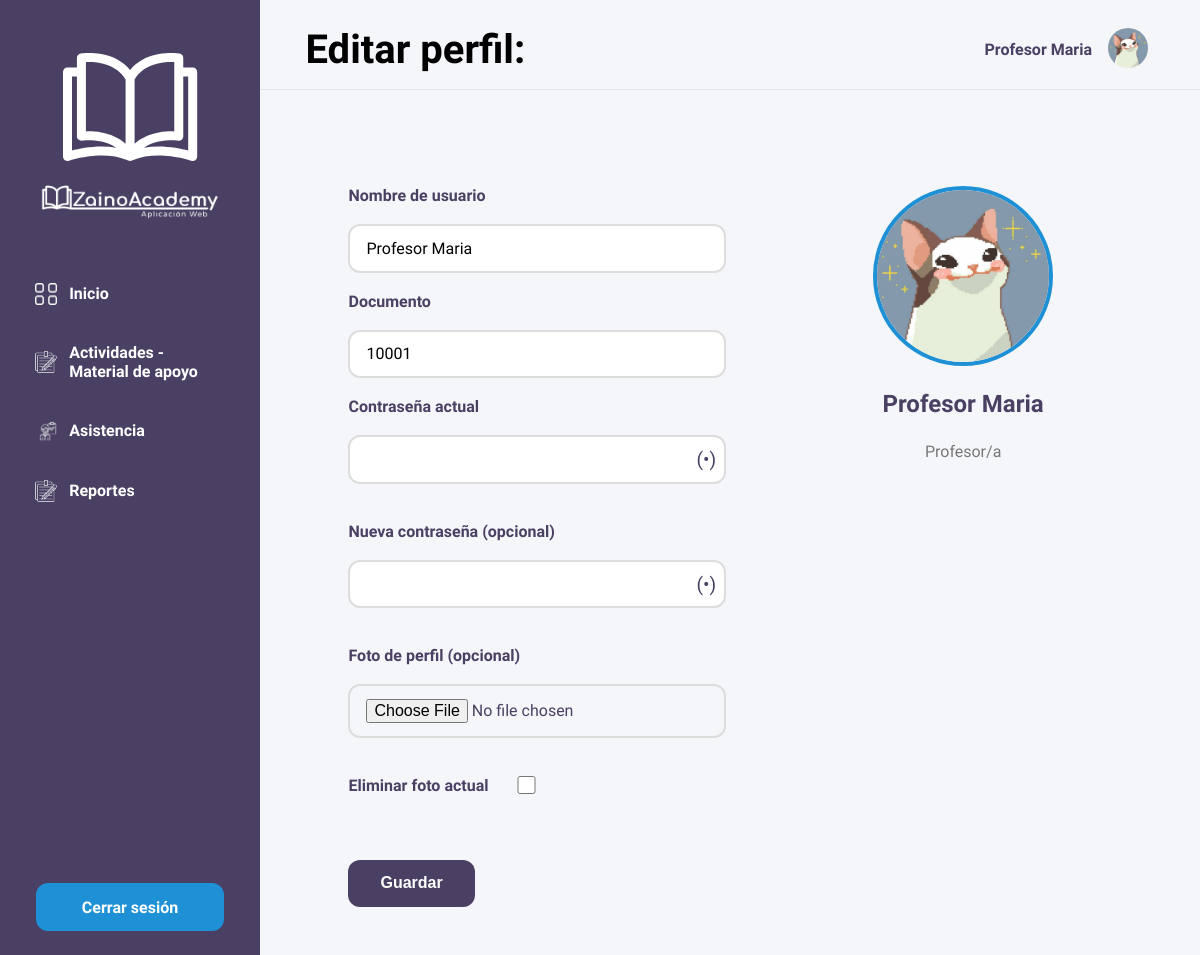
Screenshot of /profesores/editar_perfil/ (signed in) with the database file from the repository.
### zainoAcademy_app/models.py (models this page shows, shortened)
class Usuario(models.Model):
    Us_id = models.AutoField(primary_key=True)
    Us_nombre = models.CharField(max_length=30)
    Us_contraseña = models.CharField(max_length=30)
    fecha_registro = models.DateField(auto_now_add=True)
    documento = models.CharField(max_length=30)
    GENERO_CHOICES = [
        ('masculino', 'Masculino'),
        ('femenino', 'Femenino'),
        ('otro', 'Otro'),
        ('prefiero_no_decir', 'Prefiero no decir'),
    ]
    genero = models.CharField(
        max_length=30,
        choices=GENERO_CHOICES,
        blank=False
    )
    correo = models.EmailField(unique=True, null=True, blank=True)
    foto_perfil_usuario = models.ImageField(upload_to='fotos_perfil/', null=True, blank=True)
    TipoUsuario = models.ForeignKey(TipoUsuario, on_delete=models.CASCADE)
    class Meta:
        db_table = 'usuario'

### zainoAcademy_app/views.py (the view, shortened to what this page needs)
# urls.py: path('profesores/editar_perfil/', views.editar_perfil_profesores, name='editar_perfil_profesores'),
def editar_perfil_profesores(request):
    usuario = get_usuario_from_session(request)
    profesor = Profesores.objects.get(Us=usuario)
    return render(request, 'profesores/editar_perfil_profesores.html', {
        'usuario': usuario,
        'profesor': profesor
    })

### zainoAcademy_app/context_processors.py (called while the page is built)
def usuario_context(request):
    usuario = None
    try:
        usuario = get_usuario_from_session(request)
    except:
        pass
    return {"usuario": usuario}

### zainoAcademy_app/views.py (called while the page is built)
def get_usuario_from_session(request):
    usuario_id = request.session.get('usuario_id')
    if usuario_id:
        try:
            return Usuario.objects.get(Us_id=usuario_id)
        except Usuario.DoesNotExist:
            return None
    return None

### zainoAcademy_app/templates/profesores/editar_perfil_profesores.html (shortened to what this page needs)
{% extends "profesores/base.html" %}
{% load static %}
{% block extra_css %}
<link rel="stylesheet" href="{% static 'css/profesores/editar_perfil_profesores.css' %}">
{% endblock %}
{% block page_title %}Editar perfil:{% endblock %}
{% block mockUp %}
<section class="edit-profile">
    <div class="profile-form">
        <div class="left-column">
        <form method="POST" enctype="multipart/form-data">
            <label for="username">Nombre de usuario</label><br><br>
            <input type="text" id="username" name="username" value="{{ usuario.Us_nombre }}" required><br><br>
            <label for="documento">Documento</label><br><br>
            <input type="text" id="documento" name="documento" value="{{ usuario.documento }}" required><br><br>
            <label for="current_password">Contraseña actual</label><br><br>
            <div class="password-wrapper">
                <input type="password" id="current_password" name="current_password" required>
                <span class="toggle-password" onclick="togglePassword('current_password')">(•)</span>
            </div><br><br>
            <label for="new_password">Nueva contraseña (opcional)</label><br><br>
            <div class="password-wrapper">
                <input type="password" id="new_password" name="new_password">
                <span class="toggle-password" onclick="togglePassword('new_password')">(•)</span>
            </div><br><br>
            <label for="foto_perfil_usuario">Foto de perfil (opcional)</label><br><br>
            <input type="file" id="foto_perfil_usuario" name="foto_perfil_usuario" accept="image/*"><br><br><br>
            <div class="info-text">
            {% if usuario.foto_perfil_usuario %}
                <label for="eliminar_foto">Eliminar foto actual</label>
                <input type="checkbox" id="eliminar_foto" name="eliminar_foto" value="true">
            {% endif %}
            </div>
            <button type="submit" class="save-btn">Guardar</button>
        </form>
        </div>
        <div class="right-column">
        <div class="profile-pic">
            {% if usuario.foto_perfil_usuario %}
                <img src="{{ usuario.foto_perfil_usuario.url }}" alt="Foto de perfil">
            {% else %}
                <img src="{% static 'images/acudientes/perfil.png' %}" alt="Foto de perfil">
            {% endif %}
        </div>
            <p class="profile-name">{{ usuario.Us_nombre }}</p>
            <p class="profile-role">Profesor/a</p>
        </div>
    </div>
</section>
{% endblock %}

### zainoAcademy_app/templates/profesores/base.html (shortened to what this page needs)
<!DOCTYPE html>
{% load static %}
<html lang="es">
<head>
    <link rel="stylesheet" href="{% static 'css/profesores/dashboard_profesores.css' %}">
    {% block extra_css %}{% endblock %}
</head>
<body class="dashboard-page">
    <aside class="sidebar">
        <div class="logo">
            <a href="{% url 'dashboard_profesores' %}">
            <img src="{% static 'images/acudientes/Favicon.png' %}" alt="Logo Libro"/>
            <img src="{% static 'images/acudientes/LogoNormal-removebg-preview.png' %}" alt="Logo Zaino Academy" />
            </a>
        </div>
        <nav>
            <ul class="nav-list">
                <li><a href="{% url 'dashboard_profesores' %}" class="nav-item {% if request.resolver_match.url_name == 'dashboard_profesores' %}active{% endif %}">
                    <img src="{% static 'images/profesores/inicio.png' %}" class="nav-icon" alt="Inicio">
                    Inicio
                </a></li>
                <li><a href="{% url 'actividad_profesores_consultar' %}" class="nav-item ">
                    <img src="{% static 'images/profesores/actividades.png' %}" class="nav-icon" alt="Actividades">
                    Actividades - Material de apoyo
                </a></li>
                <li><a href="{% url 'asistencia_profesores_cursos' %}" class="nav-item ">
                    <img src="{% static 'images/profesores/asistencia.png' %}" class="nav-icon" alt="Asistencia">
                    Asistencia
                </a></li>
                <li><a href="{% url 'reportes_profesores' %}" class="nav-item {% if request.resolver_match.url_name in 'reportes_profesores, reportes_profesores_descargar' %}active{% endif %}">
                    <img src="{% static 'images/profesores/reportes.png' %}" class="nav-icon" alt="Reportes">
                    Reportes
                </a></li>
            </ul>
        </nav>
        <div class="logout-container">
            <form method="POST" action="{% url 'login' %}">
                <button type="button" class="logout-btn" onclick="openModal()">Cerrar sesión</button>
            </form>
        </div>
    </aside>
    <main class="main-content">
        <header class="page-header">
            <div class="header-container">
                <h1 class="page-title">{% block page_title %}{% endblock %}</h1>
            <div class="header-icons">
                <span class="user-name">{{ usuario.Us_nombre }}</span>
                    <a href="{% url 'ver_perfil_profesores' %}">
                        {% if usuario.foto_perfil_usuario %}
                            <img src="{{ usuario.foto_perfil_usuario.url }}" class="user-avatar" alt="Perfil">
                        {% else %}
                            <img src="{% static 'images/acudientes/perfil.png' %}" class="user-avatar" alt="Perfil">
                        {% endif %}
                    </a>
            </div>
        </header>
            {% block mockUp %}
            {% endblock %}
        </main>

### static/css/profesores/dashboard_profesores.css (style rules this page uses)
* { box-sizing: border-box; margin: 0; padding: 0; }
html, body { height: 100%; }
.dashboard-page { font-family: "Comfortaa", sans-serif; background-color: #F5F6FA; color: #4A4063; min-height: 100vh; overflow-x: hidden; }
.sidebar { width: 260px; background-color: #4A4063; padding: 2rem 1.2rem; color: #fff; position: fixed; top: 0; left: 0; bottom: 0; overflow-y: auto; z-index: 100; }
.header-container { display: flex; justify-content: space-between; align-items: center; padding: 0 20px; width: 98.5%; margin-top: 10px; }
.page-title { font-size: 40px; font-weight: 700; margin: 0; color: #000; margin-right: auto; }
.logo { text-align: center; margin-bottom: 3rem; }
.logo img { max-width: 180px; display: block; margin-left: auto; margin-right: auto; filter: brightness(0) invert(1); }
.nav-list { list-style: none; padding: 0; }
.nav-list li { margin-bottom: 0.3rem; }
.nav-item { display: flex; align-items: center; padding: 0.8rem 1rem; font-size: 1rem; font-weight: 600; border-radius: 15px; transition: all 0.3s ease; text-decoration: none; color: #fff; margin-bottom: 0.8rem; }
.nav-item img.nav-icon { width: 22px; height: 22px; margin-right: 12px; filter: brightness(0) invert(1); transition: filter 0.3s ease; }
.logout-container { position: absolute; bottom: 1.5rem; left: 1.2rem; right: 1.2rem; text-align: center; }
.logout-btn { display: inline-block; width: 85%; background-color: #1E91D6; color: #fff; padding: 0.9rem 1.2rem; border-radius: 12px; font-weight: 600; font-family: "Comfortaa", sans-serif; font-size: 1rem; border: none; cursor: pointer; transition: background 0.3s ease, transform 0.2s ease; }
.main-content { margin-left: 240px; padding: 0; min-height: 100vh; }
.page-header { background-color: #F5F6FA; padding: 1rem 2rem; display: flex; justify-content: flex-end; align-items: center; border-bottom: 1px solid #E0E6ED; }
.header-icons { display: flex; align-items: center; gap: 1rem; position: relative; }
.user-name { font-weight: 600; color: #4A4063; }
.user-avatar { width: 40px; height: 40px; border-radius: 50%; cursor: pointer; }
.left-column { display: flex; flex-direction: column; gap: 2rem; }
.right-column { display: flex; flex-direction: column; gap: 2rem; }

### static/css/profesores/editar_perfil_profesores.css (style rules this page uses)
.edit-profile { display: flex; justify-content: center; margin-top: 3rem; padding: 1rem; }
.profile-form { display: flex; width: 100%; max-width: 1200px; gap: 3rem; padding: 2rem; border-radius: 15px; }
.left-column { flex: 1; display: flex; flex-direction: column; gap: 1.5rem; margin-left: 7%; }
.left-column label { font-weight: 600; font-size: 1rem; }
.left-column input { padding: 0.8rem 1rem; border: 2px solid #ddd; border-radius: 12px; font-size: 1rem; outline: none; transition: border-color 0.3s ease, box-shadow 0.2s ease; font-family: "Comfortaa", sans-serif; width: 100%; }
.right-column { flex: 1; display: flex; flex-direction: column; align-items: center; justify-content: flex-start; text-align: center; gap: 1.5rem; }
.profile-pic { width: 180px; height: 180px; border-radius: 50%; overflow: hidden; border: 4px solid #1e91d6; }
.profile-pic img { width: 100%; height: 100%; object-fit: cover; }
.profile-name { font-size: 1.5rem; font-weight: bold; color: #4a4063; }
.profile-role { font-size: 1rem; color: #777; }
.save-btn { margin-top: 1rem; padding: 0.9rem 2rem; border: none; border-radius: 12px; background-color: #4a4063; color: #fff; font-size: 1rem; font-weight: 600; cursor: pointer; transition: transform 0.2s ease, background 0.3s ease; }
.password-wrapper { position: relative; display: flex; align-items: center; }
.password-wrapper input { flex: 1; padding-right: 2rem; }
.toggle-password { position: absolute; right: 10px; cursor: pointer; font-size: 1.2rem; color: #4a4063; user-select: none; transition: color 0.2s ease; }
#eliminar_foto { cursor: pointer; accent-color: #4a4063; transition: accent-color 0.2s ease; width: 20%; margin-bottom: 50px; height: 18px; }
.info-text { display: flex; }

### rows the page displays
Usuario: Us_nombre "Profesor Maria", foto_perfil_usuario (picture), username "Profesor Maria", documento "10001"
